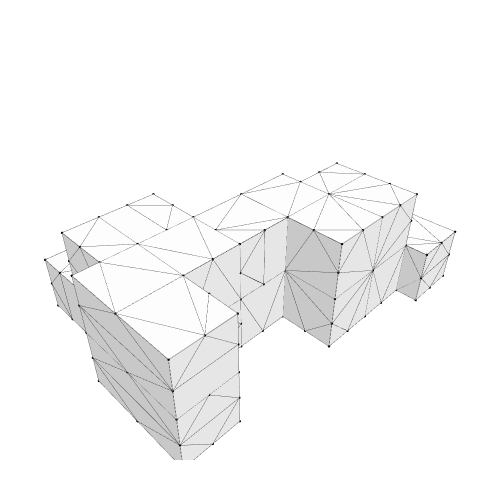

This figure's notebook cell:
### Markdown cell above
## 6. Show the geometry

### Code cell
Topology.Show(objects,
              vertexSizeKey="size",
              vertexColorKey="color",
              edgeWidthKey="width",
              edgeColorKey="color",
              faceOpacity=0.1,
              backgroundColor="white",
              width=500,
              height=500,
              renderer=renderer)

### Figure 1 — Plotly figure (JSON) as saved in the notebook; plotly's stock layout.template omitted (floating-point values rounded to 4 significant figures; data arrays with more than 128 entries replaced by an {"elided": "..."} marker saying what was removed)
{"data": [{"customdata": {"elided": "151 str values"}, "hoverinfo": "text", "hovertemplate": {"elided": "151 str values"}, "hovertext": {"elided": "151 str values"}, "legendgroup": "1", "legendrank": 1, "marker": {"color": {"elided": "151 str values"}, "line": {"width": 0}, "opacity": 1, "size": {"elided": "151 float values"}, "sizemode": "diameter", "symbol": "circle"}, "mode": "markers", "name": "1: default (Vertices)", "showlegend": false, "text": {"elided": "151 str values"}, "type": "scatter3d", "x": {"elided": "151 float values"}, "y": {"elided": "151 float values"}, "z": {"elided": "151 int values"}}, {"hoverinfo": "text", "hovertext": [], "legendgroup": "2", "legendrank": 2, "line": {"color": "#000000", "dash": "solid", "width": 1}, "marker": {"color": "#000000", "size": 0.25, "symbol": "circle"}, "mode": "markers+lines", "name": "1: default (Edges)", "showlegend": false, "text": [], "type": "scatter3d", "x": {"elided": "1347 float values"}, "y": {"elided": "1347 float values"}, "z": {"elided": "1347 int values"}}, {"cmax": 1, "cmin": 0, "color": "#FAFAFA", "colorscale": [[0, "#440154"], [0.1111, "#482878"], [0.2222, "#3e4989"], [0.3333, "#31688e"], [0.4444, "#26828e"], [0.5556, "#1f9e89"], [0.6667, "#35b779"], [0.7778, "#6ece58"], [0.8889, "#b5de2b"], [1, "#fde725"]], "flatshading": true, "hoverinfo": "text", "hovertext": "", "i": {"elided": "383 int values"}, "j": {"elided": "383 int values"}, "k": {"elided": "383 int values"}, "legendgroup": "3", "legendrank": 3, "lighting": {"facenormalsepsilon": 0}, "name": "1: default (Faces)", "opacity": 1, "showlegend": false, "showscale": false, "text": "", "type": "mesh3d", "x": {"elided": "151 float values"}, "y": {"elided": "151 float values"}, "z": {"elided": "151 int values"}}], "layout": {"autosize": true, "height": 500, "margin": {"b": 40, "l": 40, "r": 40, "t": 40}, "paper_bgcolor": "#FFFFFF", "plot_bgcolor": "#FFFFFF", "scene": {"aspectmode": "data", "camera": {"center": {"x": 0, "y": 0, "z": 0}, "eye": {"x": -1.25, "y": -1.25, "z": 1.25}, "projection": {"type": "perspective"}, "up": {"x": 0, "y": 0, "z": 1}}, "xaxis": {"visible": false}, "yaxis": {"visible": false}, "zaxis": {"visible": false}}, "showlegend": true, "width": 500, "xaxis": {"showgrid": false, "visible": false, "zeroline": false}, "yaxis": {"showgrid": false, "visible": false, "zeroline": false}}}
